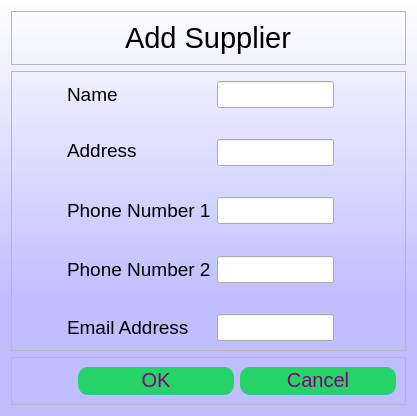
<?xml version="1.0" encoding="UTF-8"?>
<ui version="4.0">
 <class>Dialog</class>
 <widget class="QDialog" name="Dialog">
  <property name="geometry">
   <rect>
    <x>0</x>
    <y>0</y>
    <width>417</width>
    <height>416</height>
   </rect>
  </property>
  <property name="windowTitle">
   <string>Add Supplier</string>
  </property>
  <property name="styleSheet">
   <string notr="true">QDialog{
background-color: qlineargradient(spread:reflect, x1:0.5, y1:1, x2:0.5, y2:0, stop:0.289773 rgba(191, 191, 255, 255), stop:1 rgba(255, 255, 255, 255));
}



QPushButton {
	width: 150%;
height:20px;
	padding: 3%;
	background:#25D366;
	border-bottom: 2px solid #30C29E;
	border-top-style: none;
	border-right-style: none;
	border-left-style: none;	
	color: #fff;
 border-radius: 10px;
font-size:20px;
color:purple;
}
QPushButton:pressed {
    background: darkgreen;
}
</string>
  </property>
  <layout class="QGridLayout" name="gridLayout_4">
   <item row="2" column="0" colspan="2">
    <widget class="QFrame" name="frame_3">
     <property name="frameShape">
      <enum>QFrame::StyledPanel</enum>
     </property>
     <property name="frameShadow">
      <enum>QFrame::Raised</enum>
     </property>
     <layout class="QGridLayout" name="gridLayout_3">
      <item row="0" column="0">
       <spacer name="horizontalSpacer_8">
        <property name="orientation">
         <enum>Qt::Horizontal</enum>
        </property>
        <property name="sizeHint" stdset="0">
         <size>
          <width>40</width>
          <height>20</height>
         </size>
        </property>
       </spacer>
      </item>
      <item row="0" column="1">
       <widget class="QPushButton" name="okButton">
        <property name="statusTip">
         <string/>
        </property>
        <property name="text">
         <string>OK</string>
        </property>
       </widget>
      </item>
      <item row="0" column="2">
       <widget class="QPushButton" name="cancelButton">
        <property name="text">
         <string>Cancel</string>
        </property>
       </widget>
      </item>
     </layout>
    </widget>
   </item>
   <item row="0" column="0" colspan="2">
    <widget class="QFrame" name="frame">
     <property name="frameShape">
      <enum>QFrame::StyledPanel</enum>
     </property>
     <property name="frameShadow">
      <enum>QFrame::Raised</enum>
     </property>
     <layout class="QGridLayout" name="gridLayout">
      <item row="0" column="0" alignment="Qt::AlignHCenter">
       <widget class="QLabel" name="label">
        <property name="font">
         <font>
          <pointsize>22</pointsize>
         </font>
        </property>
        <property name="text">
         <string>Add Supplier</string>
        </property>
       </widget>
      </item>
     </layout>
    </widget>
   </item>
   <item row="1" column="0" colspan="2">
    <widget class="QFrame" name="frame_2">
     <property name="font">
      <font>
       <pointsize>12</pointsize>
      </font>
     </property>
     <property name="frameShape">
      <enum>QFrame::StyledPanel</enum>
     </property>
     <property name="frameShadow">
      <enum>QFrame::Raised</enum>
     </property>
     <layout class="QGridLayout" name="gridLayout_2">
      <item row="2" column="3" alignment="Qt::AlignTop">
       <widget class="QLabel" name="addressLabel">
        <property name="font">
         <font>
          <pointsize>14</pointsize>
         </font>
        </property>
        <property name="text">
         <string>Address</string>
        </property>
       </widget>
      </item>
      <item row="2" column="2">
       <spacer name="horizontalSpacer_2">
        <property name="orientation">
         <enum>Qt::Horizontal</enum>
        </property>
        <property name="sizeHint" stdset="0">
         <size>
          <width>40</width>
          <height>20</height>
         </size>
        </property>
       </spacer>
      </item>
      <item row="4" column="3">
       <widget class="QLabel" name="phoneNumber1Label">
        <property name="font">
         <font>
          <pointsize>14</pointsize>
         </font>
        </property>
        <property name="text">
         <string>Phone Number 1</string>
        </property>
       </widget>
      </item>
      <item row="6" column="3">
       <widget class="QLabel" name="phoneNumber2Label">
        <property name="font">
         <font>
          <pointsize>14</pointsize>
         </font>
        </property>
        <property name="text">
         <string>Phone Number 2</string>
        </property>
       </widget>
      </item>
      <item row="2" column="5">
       <spacer name="horizontalSpacer_5">
        <property name="orientation">
         <enum>Qt::Horizontal</enum>
        </property>
        <property name="sizeHint" stdset="0">
         <size>
          <width>40</width>
          <height>20</height>
         </size>
        </property>
       </spacer>
      </item>
      <item row="1" column="4">
       <spacer name="verticalSpacer_2">
        <property name="orientation">
         <enum>Qt::Vertical</enum>
        </property>
        <property name="sizeHint" stdset="0">
         <size>
          <width>20</width>
          <height>40</height>
         </size>
        </property>
       </spacer>
      </item>
      <item row="2" column="8">
       <spacer name="horizontalSpacer">
        <property name="orientation">
         <enum>Qt::Horizontal</enum>
        </property>
        <property name="sizeHint" stdset="0">
         <size>
          <width>40</width>
          <height>20</height>
         </size>
        </property>
       </spacer>
      </item>
      <item row="7" column="4">
       <spacer name="verticalSpacer_5">
        <property name="orientation">
         <enum>Qt::Vertical</enum>
        </property>
        <property name="sizeHint" stdset="0">
         <size>
          <width>20</width>
          <height>40</height>
         </size>
        </property>
       </spacer>
      </item>
      <item row="0" column="3">
       <widget class="QLabel" name="nameLabel">
        <property name="font">
         <font>
          <pointsize>14</pointsize>
         </font>
        </property>
        <property name="text">
         <string>Name</string>
        </property>
       </widget>
      </item>
      <item row="8" column="3">
       <widget class="QLabel" name="emailLabel">
        <property name="font">
         <font>
          <pointsize>14</pointsize>
         </font>
        </property>
        <property name="text">
         <string>Email Address</string>
        </property>
       </widget>
      </item>
      <item row="3" column="4">
       <spacer name="verticalSpacer_3">
        <property name="orientation">
         <enum>Qt::Vertical</enum>
        </property>
        <property name="sizeHint" stdset="0">
         <size>
          <width>20</width>
          <height>40</height>
         </size>
        </property>
       </spacer>
      </item>
      <item row="2" column="0">
       <spacer name="horizontalSpacer_4">
        <property name="orientation">
         <enum>Qt::Horizontal</enum>
        </property>
        <property name="sizeHint" stdset="0">
         <size>
          <width>40</width>
          <height>20</height>
         </size>
        </property>
       </spacer>
      </item>
      <item row="5" column="4">
       <spacer name="verticalSpacer_4">
        <property name="orientation">
         <enum>Qt::Vertical</enum>
        </property>
        <property name="sizeHint" stdset="0">
         <size>
          <width>20</width>
          <height>40</height>
         </size>
        </property>
       </spacer>
      </item>
      <item row="2" column="6">
       <spacer name="horizontalSpacer_7">
        <property name="orientation">
         <enum>Qt::Horizontal</enum>
        </property>
        <property name="sizeHint" stdset="0">
         <size>
          <width>40</width>
          <height>20</height>
         </size>
        </property>
       </spacer>
      </item>
      <item row="2" column="1">
       <spacer name="horizontalSpacer_6">
        <property name="orientation">
         <enum>Qt::Horizontal</enum>
        </property>
        <property name="sizeHint" stdset="0">
         <size>
          <width>40</width>
          <height>20</height>
         </size>
        </property>
       </spacer>
      </item>
      <item row="2" column="7">
       <spacer name="horizontalSpacer_3">
        <property name="orientation">
         <enum>Qt::Horizontal</enum>
        </property>
        <property name="sizeHint" stdset="0">
         <size>
          <width>40</width>
          <height>20</height>
         </size>
        </property>
       </spacer>
      </item>
      <item row="0" column="4">
       <widget class="QLineEdit" name="nameInput">
        <property name="font">
         <font>
          <pointsize>12</pointsize>
         </font>
        </property>
       </widget>
      </item>
      <item row="2" column="4">
       <widget class="QLineEdit" name="addressInput">
        <property name="font">
         <font>
          <pointsize>12</pointsize>
         </font>
        </property>
       </widget>
      </item>
      <item row="4" column="4">
       <widget class="QLineEdit" name="phoneNumber1Input">
        <property name="font">
         <font>
          <pointsize>12</pointsize>
         </font>
        </property>
       </widget>
      </item>
      <item row="6" column="4">
       <widget class="QLineEdit" name="phoneNumber2Input">
        <property name="font">
         <font>
          <pointsize>12</pointsize>
         </font>
        </property>
       </widget>
      </item>
      <item row="8" column="4">
       <widget class="QLineEdit" name="emailInput">
        <property name="font">
         <font>
          <pointsize>12</pointsize>
         </font>
        </property>
       </widget>
      </item>
     </layout>
    </widget>
   </item>
  </layout>
 </widget>
 <resources/>
 <connections/>
</ui>
